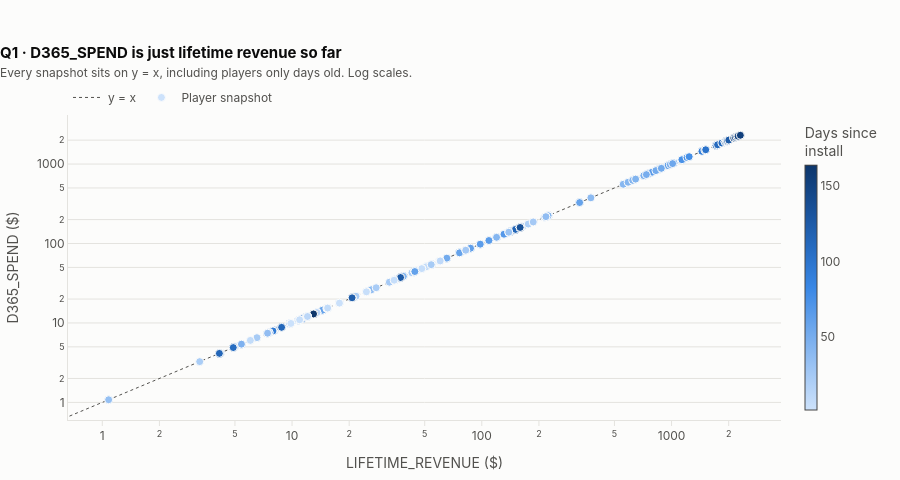

Write notebook code for a chart like this one.
### Code cell
pc.d365_vs_lifetime(df).show()

### Figure 1 — Plotly figure (JSON) as saved in the notebook; plotly's stock layout.template omitted (floating-point values rounded to 4 significant figures; data arrays with more than 128 entries replaced by an {"elided": "..."} marker saying what was removed)
{"data": [{"hoverinfo": "skip", "line": {"color": "#52514e", "dash": "dot", "width": 1}, "mode": "lines", "name": "y = x", "type": "scatter", "x": [0, 2420.0], "y": [0, 2420.0]}, {"customdata": {"elided": "407x3 mixed values"}, "hovertemplate": "Player %{customdata[0]} on %{customdata[1]} (day %{customdata[2]})<br>LIFETIME_REVENUE $%{x:,.2f}<br>D365_SPEND $%{y:,.2f}<extra></extra>", "marker": {"color": {"elided": "407 int values"}, "colorbar": {"thickness": 12, "title": {"text": "Days since<br>install"}}, "colorscale": [[0.0, "#cde2fb"], [0.1667, "#9ec5f4"], [0.3333, "#6da7ec"], [0.5, "#3987e5"], [0.6667, "#256abf"], [0.8333, "#184f95"], [1.0, "#0d366b"]], "line": {"color": "#fcfcfb", "width": 1}, "size": 8}, "mode": "markers", "name": "Player snapshot", "type": "scatter", "x": {"elided": "407 float values"}, "y": {"elided": "407 float values"}}], "layout": {"font": {"color": "#52514e", "family": "Inter, Segoe UI, Helvetica, Arial, sans-serif", "size": 12}, "height": 480, "hoverlabel": {"bgcolor": "white", "font": {"color": "#0b0b0b", "size": 12}}, "legend": {"orientation": "h", "traceorder": "normal", "x": 0, "xanchor": "left", "y": 1.01, "yanchor": "bottom"}, "margin": {"b": 50, "l": 60, "r": 20, "t": 115}, "paper_bgcolor": "#fcfcfb", "plot_bgcolor": "#fcfcfb", "title": {"font": {"color": "#0b0b0b", "size": 15}, "text": "<b>Q1 · D365_SPEND is just lifetime revenue so far</b><br><span style='font-size:12px;color:#52514e'>Every snapshot sits on y = x, including players only days old. Log scales.</span>", "x": 0, "xanchor": "left"}, "xaxis": {"linecolor": "#e4e3df", "showgrid": false, "tickcolor": "#e4e3df", "ticks": "outside", "title": {"text": "LIFETIME_REVENUE ($)"}, "type": "log"}, "yaxis": {"gridcolor": "#e4e3df", "linecolor": "#e4e3df", "title": {"text": "D365_SPEND ($)"}, "type": "log", "zeroline": false}}}
